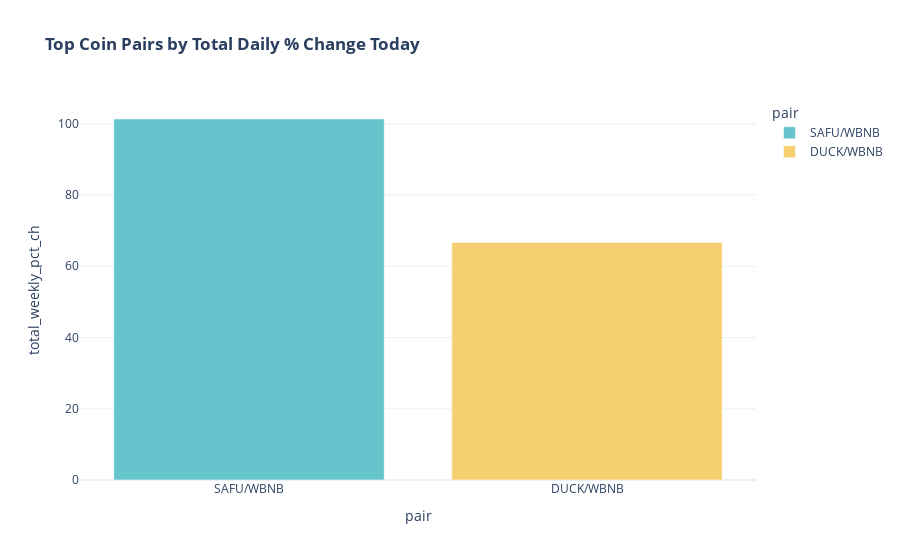

Notebook source saved alongside this figure:
### Markdown cell above
# Pancakeswap today

### Code cell
#bsc pancakeswap
cake_4_1 = json.load(open('/Users/max.bade/Downloads/pancakeswap/4_1.txt'))
cake_4_2 = json.load(open('/Users/max.bade/Downloads/pancakeswap/4_2.txt'))
cake_4_3 = json.load(open('/Users/max.bade/Downloads/pancakeswap/4_3.txt'))
cake_4_4 = json.load(open('/Users/max.bade/Downloads/pancakeswap/4_4.txt'))
cake_4_5 = json.load(open('/Users/max.bade/Downloads/pancakeswap/4_5.txt'))
cake_4_6 = json.load(open('/Users/max.bade/Downloads/pancakeswap/4_6.txt'))
cake_4_7 = json.load(open('/Users/max.bade/Downloads/pancakeswap/4_7.txt'))
cake_4_8 = json.load(open('/Users/max.bade/Downloads/pancakeswap/4_8.txt'))
cake_4_9 = json.load(open('/Users/max.bade/Downloads/pancakeswap/4_9.txt'))
cake_4_10 = json.load(open('/Users/max.bade/Downloads/pancakeswap/4_10.txt'))
cake_4_11 = json.load(open('/Users/max.bade/Downloads/pancakeswap/4_11.txt'))
cake_4_12 = json.load(open('/Users/max.bade/Downloads/pancakeswap/4_12.txt'))
cake_4_13 = json.load(open('/Users/max.bade/Downloads/pancakeswap/4_13.txt'))
cake_4_14 = json.load(open('/Users/max.bade/Downloads/pancakeswap/4_14.txt'))
cake_4_15 = json.load(open('/Users/max.bade/Downloads/pancakeswap/4_15.txt'))
cake_4_16 = json.load(open('/Users/max.bade/Downloads/pancakeswap/4_16.txt'))
cake_4_17 = json.load(open('/Users/max.bade/Downloads/pancakeswap/4_17.txt'))
cake_4_18 = json.load(open('/Users/max.bade/Downloads/pancakeswap/4_18.txt'))
cake_4_19 = json.load(open('/Users/max.bade/Downloads/pancakeswap/4_19.txt'))
cake_4_20 = json.load(open('/Users/max.bade/Downloads/pancakeswap/4_20.txt'))
cake_4_21 = json.load(open('/Users/max.bade/Downloads/pancakeswap/4_21.txt'))
cake_4_22 = json.load(open('/Users/max.bade/Downloads/pancakeswap/4_22.txt'))
cake_4_23 = json.load(open('/Users/max.bade/Downloads/pancakeswap/4_23.txt'))
cake_4_24 = json.load(open('/Users/max.bade/Downloads/pancakeswap/4_24.txt'))
cake_4_25 = json.load(open('/Users/max.bade/Downloads/pancakeswap/4_25.txt'))
cake_4_26 = json.load(open('/Users/max.bade/Downloads/pancakeswap/4_26.txt'))
cake_4_27 = json.load(open('/Users/max.bade/Downloads/pancakeswap/4_27.txt'))
cake_4_28 = json.load(open('/Users/max.bade/Downloads/pancakeswap/4_28.txt'))
cake_4_29 = json.load(open('/Users/max.bade/Downloads/pancakeswap/4_29.txt'))
cake_4_30 = json.load(open('/Users/max.bade/Downloads/pancakeswap/4_30.txt'))
cake_5_1 = json.load(open('/Users/max.bade/Downloads/pancakeswap/5_1.txt'))
cake_5_2 = json.load(open('/Users/max.bade/Downloads/pancakeswap/5_2.txt'))
cake_5_3 = json.load(open('/Users/max.bade/Downloads/pancakeswap/5_3.txt'))
cake_5_4 = json.load(open('/Users/max.bade/Downloads/pancakeswap/5_4.txt'))
cake_5_5 = json.load(open('/Users/max.bade/Downloads/pancakeswap/5_5.txt'))
cake_5_6 = json.load(open('/Users/max.bade/Downloads/pancakeswap/5_6.txt'))
cake_5_7 = json.load(open('/Users/max.bade/Downloads/pancakeswap/5_7.txt'))
cake_5_8 = json.load(open('/Users/max.bade/Downloads/pancakeswap/5_8.txt'))
cake_5_9 = json.load(open('/Users/max.bade/Downloads/pancakeswap/5_9.txt'))
cake_5_10 = json.load(open('/Users/max.bade/Downloads/pancakeswap/5_10.txt'))
cake_5_11 = json.load(open('/Users/max.bade/Downloads/pancakeswap/5_11.txt'))

cakes = [cake_4_1, cake_4_2, cake_4_3, cake_4_4, cake_4_5, cake_4_6
         , cake_4_7, cake_4_8, cake_4_9, cake_4_10, cake_4_11, cake_4_12
         , cake_4_13, cake_4_14, cake_4_15, cake_4_16, cake_4_17, cake_4_18
         , cake_4_19, cake_4_20, cake_4_21, cake_4_22, cake_4_23, cake_4_24
         , cake_4_25, cake_4_26, cake_4_27, cake_4_28, cake_4_29, cake_4_30
         , cake_5_1, cake_5_2, cake_5_3, cake_5_4, cake_5_5, cake_5_6, cake_5_7
         , cake_5_8, cake_5_9, cake_5_10, cake_5_11]

dirpath = '/Users/max.bade/Downloads/pancakeswap/'
output = '/Users/max.bade/Downloads/pancakeswap/output/pancakeswap.csv'
csvout_lst = []
files = [os.path.join(dirpath, fname) for fname in os.listdir(dirpath)]

# for filename in sorted(files):
for filename in cakes:
    
    def cross_join(left, right):
        new_rows = []
        for left_row in left:
            for right_row in right:
                temp_row = deepcopy(left_row)
                for key, value in right_row.items():
                    temp_row[key] = value
                new_rows.append(deepcopy(temp_row))
        return new_rows


    def flatten_list(data):
        for elem in data:
            if isinstance(elem, list):
                yield from flatten_list(elem)
            else:
                yield elem


    def json_to_dataframe(data_in):
        def flatten_json(data, prev_heading=''):
            if isinstance(data, dict):
                rows = [{}]
                for key, value in data.items():
                    rows = cross_join(rows, flatten_json(value, prev_heading + '.' + key))
            elif isinstance(data, list):
                rows = []
                for i in range(len(data)):
                    [rows.append(elem) for elem in flatten_list(flatten_json(data[i], prev_heading))]
            else:
                rows = [{prev_heading[1:]: data}]
            return rows

        return pd.DataFrame(flatten_json(data_in))

    if __name__ == '__main__':
        data = json_to_dataframe(filename)
        csvout_lst.append(data)
        
    pd.concat(csvout_lst).to_csv(output)
    
df = pd.read_csv(output)
df.columns = ['index_duplicate','buy_symbol','sell_symbol','#_trades','trade_amount_$']
del df['index_duplicate']
df['num_trades_x_tradeamount'] = df['#_trades'] * df['trade_amount_$']
# df = df.sort_values(by='num_trades_x_tradeamount',ascending=False).reset_index()
# del df['index']

today = pd.Timestamp("today").strftime("%Y-%m-%d")
start = pd.to_datetime("4/1/2021")
df['trade_date'] = pd.Series(np.arange(len(df)) // 1000) \
              .apply(lambda x: pd.Timedelta(days=x)) + start

df['pair'] = df['buy_symbol'] + "/" + df['sell_symbol']
df['trade_date'] = pd.to_datetime(df['trade_date'])
df.sort_values(['pair','trade_date'], inplace = True, ascending=[True, True])
df['pct_ch'] = round(df.groupby(['pair'])['#_trades'].apply(lambda x: x/x.shift(1)-1).fillna(0)*100,2)
df['sum_pct_change'] = round(df['pct_ch'].groupby(df['pair']).transform('sum'),1)
df['avg_pct_change'] = round(df['pct_ch'].groupby(df['pair']).transform('mean'),1)
df['Week_Number'] = df['trade_date'].dt.week

coins_to_remove = ['BUSD','WBNB','ETH','USDT','USDC','BTC','Cake']
df = df[~df.buy_symbol.isin(coins_to_remove)]
print(df.shape)

filtered_coins = df.groupby(['trade_date','pair'])['pct_ch'].agg('sum').reset_index()
filtered_coins.columns = ['trade_date','pair','total_weekly_pct_ch']
filtered_coins = filtered_coins[filtered_coins['trade_date'] == today][['trade_date','pair','total_weekly_pct_ch']]\
.sort_values(by='total_weekly_pct_ch',ascending=False).reset_index()
filtered_coins = filtered_coins[filtered_coins['total_weekly_pct_ch']>=50]
print(filtered_coins.shape)
print(filtered_coins.pair.nunique())

fig = px.bar(filtered_coins
             ,x='pair'
             ,y='total_weekly_pct_ch'
             ,color='pair'
             ,template='plotly_white'
             ,color_discrete_sequence=px.colors.qualitative.Pastel
             ,title='<b>Top Coin Pairs by Total Daily % Change Today')
print(filtered_coins.head(10))
fig.show()

### Figure 1 — Plotly figure (JSON) as saved in the notebook; plotly's stock layout.template omitted (floating-point values rounded to 4 significant figures)
{"data": [{"alignmentgroup": "True", "hovertemplate": "pair=%{x}<br>total_weekly_pct_ch=%{y}<extra></extra>", "legendgroup": "SAFU/WBNB", "marker": {"color": "rgb(102, 197, 204)"}, "name": "SAFU/WBNB", "offsetgroup": "SAFU/WBNB", "orientation": "v", "showlegend": true, "textposition": "auto", "type": "bar", "x": ["SAFU/WBNB"], "xaxis": "x", "y": [101.3], "yaxis": "y"}, {"alignmentgroup": "True", "hovertemplate": "pair=%{x}<br>total_weekly_pct_ch=%{y}<extra></extra>", "legendgroup": "DUCK/WBNB", "marker": {"color": "rgb(246, 207, 113)"}, "name": "DUCK/WBNB", "offsetgroup": "DUCK/WBNB", "orientation": "v", "showlegend": true, "textposition": "auto", "type": "bar", "x": ["DUCK/WBNB"], "xaxis": "x", "y": [66.67], "yaxis": "y"}], "layout": {"barmode": "relative", "legend": {"title": {"text": "pair"}, "tracegroupgap": 0}, "title": {"text": "<b>Top Coin Pairs by Total Daily % Change Today"}, "xaxis": {"anchor": "y", "categoryarray": ["SAFU/WBNB", "DUCK/WBNB"], "categoryorder": "array", "domain": [0, 1], "title": {"text": "pair"}}, "yaxis": {"anchor": "x", "domain": [0, 1], "title": {"text": "total_weekly_pct_ch"}}}}
